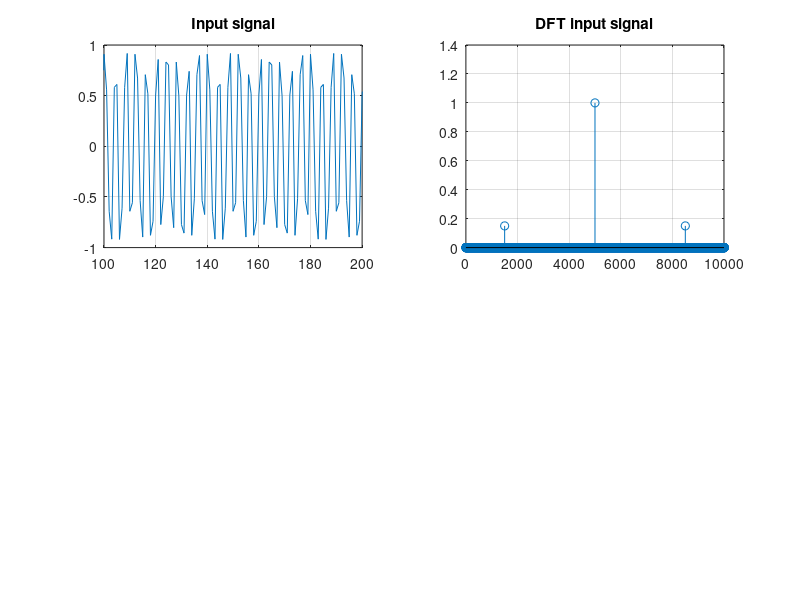

Here is the MATLAB script that generated this plot: (Note: this script raises an error after producing the figure.)
clear, clc, close all;
fs = 20000;
ts = 0:1/fs:1-1/fs;
N = length(ts);
x = 0.15*sin(2*pi*1500*ts) + sin(2*pi*5000*ts+3*pi/4)+ 0.15*cos(2*pi*8500*ts);
subplot(2,2,1)
plot(x),xlim([100 200]), grid on, title('Input signal')
subplot(2,2,2)
stem(2*abs(fft(x))/N), xlim([0 N/2]) ,grid on, title('DFT input signal')
fir = bpf;
y = filter(fir.Numerator, 1,x);
subplot(2,2,3)
plot(y),xlim([100 200]), grid on, title('Filtered signal')
subplot(2,2,4)
stem(2*abs(fft(y))/N), xlim([0 N/2]) , grid on, title('DFT filtered signal')